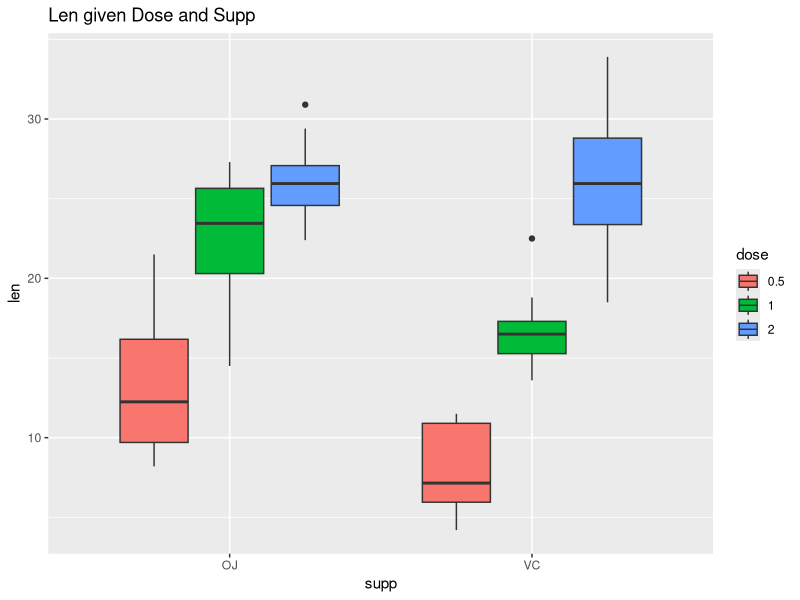

This chart was generated by the following R code:
## ---- chunk 1
# Libraries
library(ggplot2)
library(psych)

# Data Set
data("ToothGrowth")
## ---- chunk 2
# dose to factor
ToothGrowth$dose <- as.factor(ToothGrowth$dose)

# Classes
d.classes <- c()
for(i in 1:3) d.classes <- c(d.classes, class(ToothGrowth[,i]))
d.classes <- rbind(c("len", "supp", "dose"), d.classes)
row.names(d.classes) = NULL
d.classes
## ---- chunk 3
# Head
head(ToothGrowth)
## ---- chunk 4
length(ToothGrowth); nrow(ToothGrowth)
## ---- chunk 5
describe(ToothGrowth)
## ---- chunk 6
ggplot(aes(x = supp, y = len), data = ToothGrowth) + 
    geom_boxplot(aes(fill=dose)) +
    labs(title = "Len given Dose and Supp")
## ---- chunk 7
t.test(len ~ supp, data = ToothGrowth)
## ---- chunk 8
# Subset
set.0.5.VS.1.0 <- subset(ToothGrowth, ToothGrowth$dose %in% c(.5, 1))
set.0.5.VS.2.0 <- subset(ToothGrowth, ToothGrowth$dose %in% c(.5, 2))
set.1.0.VS.2.0 <- subset(ToothGrowth, ToothGrowth$dose %in% c(1, 2))

# 0.5 vs 1.0
t.test(len ~ dose, data = set.0.5.VS.1.0)

# 0.5 vs 2.0
t.test(len ~ dose, data = set.0.5.VS.2.0)

# 1.0 vs 2.0
t.test(len ~ dose, data = set.1.0.VS.2.0)
